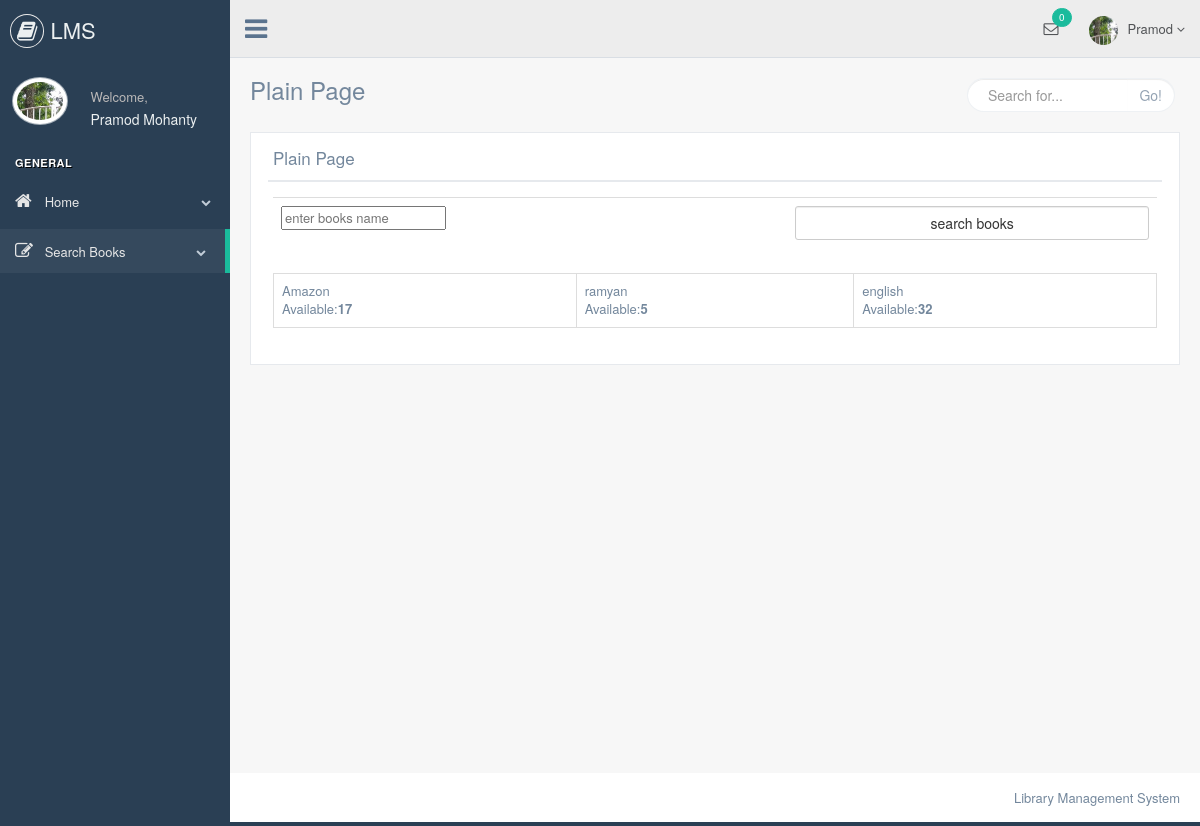
Screenshot of /search_books.php with the database file from the repository.
### tables this page shows
CREATE TABLE `add_books` (
  `id` int(10) NOT NULL,
  `books_name` varchar(50) NOT NULL,
  `books_image` varchar(500) NOT NULL,
  `books_author_name` varchar(50) NOT NULL,
  `books_publication_name` varchar(50) NOT NULL,
  `books_purchase_date` varchar(50) NOT NULL,
  `books_price` varchar(50) NOT NULL,
  `books_qty` varchar(50) NOT NULL,
  `available_qty` varchar(50) NOT NULL,
  `librarian_username` varchar(50) NOT NULL
);

### search_books.php (the view, shortened to what this page needs)
<?php
include "header.php";
?>
        <div class="right_col" role="main">
            <div class="">
                <div class="page-title">
                    <div class="title_left">
                        <h3>Plain Page</h3>
                    </div>
                    <div class="title_right">
                        <div class="col-md-5 col-sm-5 col-xs-12 form-group pull-right top_search">
                            <div class="input-group">
                                <input type="text" class="form-control" placeholder="Search for...">
                    <span class="input-group-btn">
                      <button class="btn btn-default" type="button">Go!</button>
                    </span>
                            </div>
                        </div>
                    </div>
                </div>
                <div class="clearfix"></div>
                <div class="row" style="min-height:500px">
                    <div class="col-md-12 col-sm-12 col-xs-12">
                        <div class="x_panel">
                            <div class="x_title">
                                <h2>Plain Page</h2>
                                <div class="clearfix"></div>
                            </div>
                            <div class="x_content">
<form name="form1" action="" method="post">
    <table class="table">
        <tr>
        <td><input type="text" name="t1" placeholder="enter books name"required></td>
        <td><input type="submit" name="submit1" value="search books" class="form-control btn btn-default" ></td>
</tr>
</table>
</form>
                            <?php
                            if(isset($_POST["submit1"]))
                            {
                                $i=0;
                                $res=mysqli_query($link,"select * from add_books where books_name like('%$_POST[t1]%')");
                                echo "<table class='table table-bordered'>";
                                echo "<tr>";
                                while($row=mysqli_fetch_array($res))
                                {
                                $i=$i+1;
                                 echo "<td>";
                                 ?> <?php echo $row["books_name"];?> <?php
                                 echo "<br>";
                                 echo "Available:"; echo "<b>".$row["available_qty"]."</b>";
                                 echo "</td>";
                                 if($i==5)
                                 {
                                     echo "</tr>";
                                     echo "<tr>";
                                     $i=0;
                                 }
                                }
                                echo "</tr>";
                                echo "</table>";
                            }
                            else{
                                $res=mysqli_query($link,"select * from add_books where available_qty>0");
                                echo "<table class='table table-bordered'>";
                                echo "<tr>";
                                while($row=mysqli_fetch_array($res))
                                {
                                 echo "<td>";
                                 ?> <?php echo $row["books_name"];?> <?php
                                 echo "<br>";
                                 echo "Available:"; echo "<b>".$row["available_qty"]."</b>";
                                 echo "</td>";
                                }
                                echo "</tr>";
                                echo "</table>";
                            }
                            ?>
                            </div>
                        </div>
                    </div>
                </div>
            </div>
        </div>
        <?php
include "footer.php";
?>

### rows the page displays
add_books: books_name "Amazon", available_qty "17"
add_books: books_name "ramyan", available_qty "5"
add_books: books_name "english", available_qty "32"

### other values shown
$tot "0"
